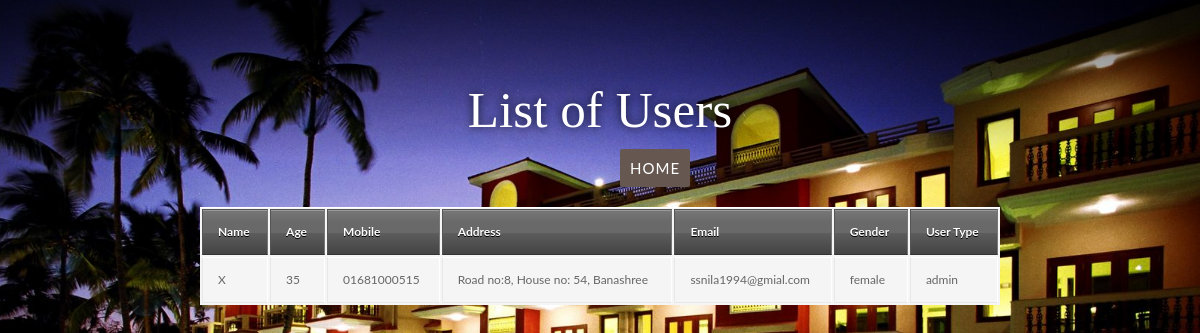
Page /list.php on the committed database.
### tables this page shows
CREATE TABLE IF NOT EXISTS Register (
	name varchar(500) NOT NULL,
	username varchar(500) PRIMARY KEY NOT NULL,
	password varchar(500) NOT NULL,
	age varchar(100) NOT NULL,
	mobile varchar(500) NOT NULL,
	address varchar(500) NOT NULL,
	email varchar(500) NOT NULL,
	gender varchar(500) NOT NULL,
	usertype varchar(500) NOT NULL
	);

### list.php (the view, shortened to what this page needs)
<?php
    include('db.php');
?>
<!DOCTYPE>
<html>
    <head>
		<link rel="stylesheet" href="css/style3.css">
	</head>
    <body>
		<div class="container">
			<div class="top">
				<h1 id="title" class="hidden">List of Users</h1>
				<br>
			</div>
			<?php
				echo("<a href = 'userpage.php'>Home</a> &nbsp");
			?>
			<?php
    			$select = mysqli_query($connection, "select * from Register order by 'username'");
    			$num_row = mysqli_num_rows($select);
    			if( $num_row ) {
			?>
			<table>
          		<tr>
              		<th>Name</th>
			  		<th>Age</th>
              		<th>Mobile</th>
			  		<th>Address</th>
			  		<th>Email</th>
			  		<th>Gender</th>
			  		<th>User Type</th>
          		</tr>
		  		<?php while( $userrow = mysqli_fetch_array($select) ) { ?>
		  		<tr>
	  				<td><?php echo $userrow['name']; ?></td>
    				<td><?php  echo $userrow['age']; ?></td>
            		<td><?php  echo $userrow['mobile']; ?></td>
            		<td><?php  echo $userrow['address']; ?></td>
            		<td><?php  echo $userrow['email']; ?></td>
            		<td><?php  echo $userrow['gender']; ?></td>
            		<td><?php  echo $userrow['usertype']; ?></td>
          		</tr>
				<?php } ?>
		  	</table>
	  	</div>
	<?php } ?>
	</body>
</html>

### css/style3.css (style rules this page uses)
body { background: url("../images/a1.jpg") no-repeat center center fixed; background-size: cover; font-size: 16px; font-family: 'Lato', sans-serif; font-weight: 300; margin: 0; color: #666; }
h1#title { font-family: 'Roboto Slab', serif; font-weight: 300; font-size: 3.2em; color: white; text-shadow: 0 0 10px rgba(0,0,0,0.8); margin: 0 auto; padding-top: 80px; max-width: 300px; text-align: center; position: relative; top: 0px; }
a { text-decoration: none; color: #666; }
.container { margin: 0; }
.top { margin: 0; padding: 0; width: 100%; background: -moz-linear-gradient(top, rgba(0,0,0,0.6) 0%, rgba(0,0,0,0) 100%); background: -webkit-linear-gradient(top, rgba(0,0,0,0.6) 0%,rgba(0,0,0,0) 100%); background: linear-gradient(to bottom, rgba(0,0,0,0.6) 0%,rgba(0,0,0,0) 100%); filter: progid:DXImageTransform.Microsoft.gradient( startColorstr='#99000000', endColorstr='#00000000',GradientType=0 ); }
table { background: #f5f5f5; border-collapse: separate; box-shadow: inset 0 1px 0 #fff; font-size: 12px; line-height: 24px; margin: 30px auto; text-align: left; width: 800px; }
th { background: url(https://jackrugile.com/images/misc/noise-diagonal.png), linear-gradient(#777, #444); border-left: 1px solid #555; border-right: 1px solid #777; border-top: 1px solid #555; border-bottom: 1px solid #333; box-shadow: inset 0 1px 0 #999; color: #fff; font-weight: bold; padding: 10px 15px; position: relative; text-shadow: 0 1px 0 #000; }
th:after { background: linear-gradient(rgba(255,255,255,0), rgba(255,255,255,.08)); content: ''; display: block; height: 25%; left: 0; margin: 1px 0 0 0; position: absolute; top: 25%; width: 100%; }
td { border-right: 1px solid #fff; border-left: 1px solid #e8e8e8; border-top: 1px solid #fff; border-bottom: 1px solid #e8e8e8; padding: 10px 15px; position: relative; transition: all 300ms; }
a { margin-top: 0px; border: 0; border-radius: 2px; color: white; padding: 10px; text-transform: uppercase; font-weight: 400; font-size: 15px; letter-spacing: 1px; background-color: #665851; cursor:pointer; outline: none; margin-left: 620px; }

### rows in the picture
register: name "X", age "35", mobile "01681000515", address "Road no:8, House no: 54, Banashree", email "ssnila1994@gmial.com", gender "female", usertype "admin"
